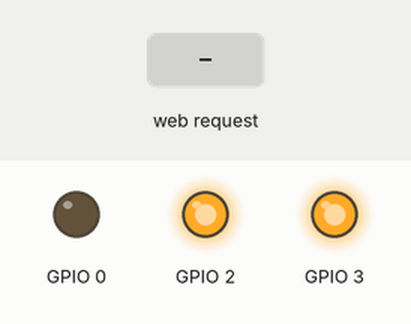
This sketch was run on a simulated ESP8266 (NodeMCU). Parts: output pins drawn as LEDs (lit = HIGH). Inputs (shaded band) come from the test bench. WiFi joins after 1.5 s; servers stay silent unless stated.

Above: at 2.3 s.
At 8.3 s:
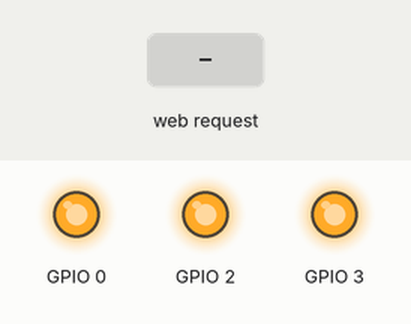
8.4 s: HTTP request GET / received
At 9.4 s:
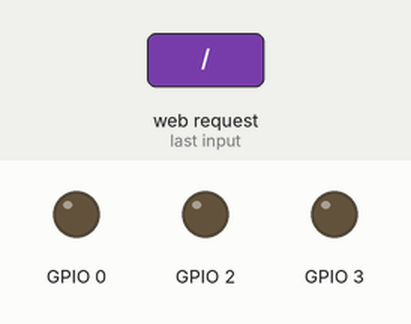
Timing chart, 0 to 11.4 s (numbered marks = the images above; inputs shaded):
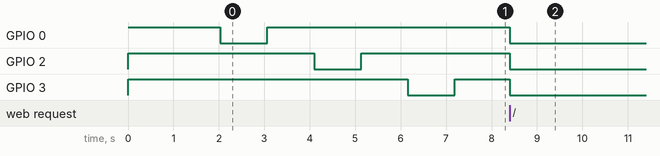

Measured:
- after the input at 8.4 s, GPIO 0, GPIO 2, GPIO 3: HIGH → LOW at once

The sketch:

p18.ino
```cpp
#include <ESP8266WiFi.h>
#include <DNSServer.h>
#include <ESP8266WebServer.h>
#include "file.h";

const char *ssid = "PRC4";
const char *password = "ecom5333";
bool GPIO3State = 0;

const byte DNS_PORT = 53;
IPAddress apIP(192, 168, 1, 11);
DNSServer dnsServer;
ESP8266WebServer webServer(80);


void handleRoot() {
// Serial.println("handle root..");
String red = webServer.arg(0); // read RGB arguments
String green = webServer.arg(1);
String blue = webServer.arg(2);

analogWrite(0, red.toInt());
analogWrite(2, green.toInt());
analogWrite(3, blue.toInt());

// Serial.println(red.toInt()); // for TESTING
// Serial.println(green.toInt()); // for TESTING
// Serial.println(blue.toInt()); // for TESTING
webServer.send(200, "text/html", webpage);
}
void handleToggle()
{
  GPIO3State = ! GPIO3State;
  digitalWrite(0,LOW);
  digitalWrite(2,LOW);
  digitalWrite(3,LOW);
  if (GPIO3State == 0)
      webpage.replace(" button2\">OFF" , "button\">ON");
  else
     webpage.replace("button\">ON" , " button2\">OFF");
  webServer.send(200, "text/html", webpage);
}
//////////////////////////////////////////////////////////////////////////////////////////////////
//////////////////////////////////////////////////////////////////////////////////////////////////

void setup() {

pinMode(0, OUTPUT);
pinMode(2, OUTPUT);
pinMode(3, OUTPUT);

analogWrite(0, 1023);
analogWrite(2, 1023);
analogWrite(3, 1023);

delay(1000);
// Serial.begin(9600);
// Serial.println();

WiFi.mode(WIFI_AP);
WiFi.begin(ssid,password);
WiFi.config(apIP, apIP, IPAddress(255, 255, 255, 0));


// if DNSServer is started with "*" for domain name, it will reply with provided IP to all DNS request
dnsServer.start(DNS_PORT, "rgb", apIP);

webServer.on("/", handleRoot);
webServer.on("/", handleToggle);

webServer.begin();

testRGB();
}

//////////////////////////////////////////////////////////////////////////////////////////////////

void loop() {

dnsServer.processNextRequest();
webServer.handleClient();

}
//////////////////////////////////////////////////////////////////////////////////////////////////
//////////////////////////////////////////////////////////////////////////////////////////////////

void testRGB() { // fade in and out of Red, Green, Blue

analogWrite(0, 1023); // R off
analogWrite(2, 1023); // G off
analogWrite(3, 1023); // B off

fade(0); // R
fade(2); // G
fade(3); // B
}

//////////////////////////////////////////////////////////////////////////////////////////////////

void fade(int pin) {

for (int u = 0; u < 1024; u++) {
analogWrite(pin, 1023 - u);
delay(1);
}
for (int u = 0; u < 1024; u++) {
analogWrite(pin, u);
delay(1);
}
}
```

file.h
```cpp
String webpage = R"(
<!DOCTYPE html>
<html>
<head>
<title>RGB control</title>
<meta name='mobile-web-app-capable' content='yes' />
<meta name='viewport' content='width=device-width' />
</head><body style='margin: 0px; padding: 0px;'>
<center>
<h1 style='color:#08d993'><span style='color:#c03460'>Ruba</span> & <span style='color:#c3b261'>Tuqa</span> </h1>
<h2>
<span style='color:#e80703'>R</span>
<span style='color:#fc7c00'>G</span>
<span style='color:#d6ca44'>B</span>
<span style='color:#76ed00'> P</span>
<span style='color:#00fa80'>R</span>
<span style='color:#00dcd3'>O</span>
<span style='color:#009ef7'>J</span>
<span style='color:#b801f0'>E</span>
<span style='color:#ef0198'>C</span>
<span style='color:#fc016f'>T</span>
</h2>
<p><a href="/"><button style="background-color:red; border: none; color: white; padding: 8px 20px; text-decoration: none; font-size: 20px; margin: 2px; cursor: pointer;" class="button">OFF</button></a></p></center>
<canvas id="colorspace"></canvas></body>
<script type="text/javascript">
(function () {
var canvas = document.getElementById("colorspace");
var ctx = canvas.getContext("2d");
function drawCanvas() {
var colours = ctx.createLinearGradient(0, 0, window.innerWidth, 0);
for(var i=0; i <= 360; i+=10) {
colours.addColorStop(i/360, 'hsl(' + i + ', 100%, 50%)');
 }
ctx.fillStyle = colours;
ctx.fillRect(0, 0, window.innerWidth, window.innerHeight);
var luminance = ctx.createLinearGradient(0, 0, 0, ctx.canvas.height);
luminance.addColorStop(0, '#ffffff');
luminance.addColorStop(0.05, '#ffffff');
luminance.addColorStop(0.5, 'rgba(0,0,0,0)');
luminance.addColorStop(0.95, '#000000');
luminance.addColorStop(1, '#000000');
ctx.fillStyle = luminance;
ctx.fillRect(0, 0, ctx.canvas.width, ctx.canvas.height);
 }
var eventLocked = false;
function handleEvent(clientX, clientY) {
if(eventLocked) {
return;
 }
 function colourCorrect(v) {
return Math.round(1023-(v*v)/64);
 }
 var data = ctx.getImageData(clientX, clientY, 1, 1).data;
 var params = [
 'r=' + colourCorrect(data[0]),
 'g=' + colourCorrect(data[1]),
 'b=' + colourCorrect(data[2])
].join('&');
 var req = new XMLHttpRequest();
 req.open('POST', '?' + params, true);
 req.send();
 eventLocked = true;
 req.onreadystatechange = function() {
 if(req.readyState == 4) {
 eventLocked = false;
 }
 }
 }
canvas.addEventListener('click', function(event) {
 handleEvent(event.clientX, event.clientY, true);
 }, false);
 canvas.addEventListener('touchmove', function(event){
 handleEvent(event.touches[0].clientX, event.touches[0].clientY);
}, false);
 function resizeCanvas() {
 canvas.width = window.innerWidth;
canvas.height = window.innerHeight;
 drawCanvas();
 }
 window.addEventListener('resize', resizeCanvas, false);
 resizeCanvas();
 drawCanvas();
 document.ontouchmove = function(e) {e.preventDefault()};
 })();
</script>
</html>

)";
```
